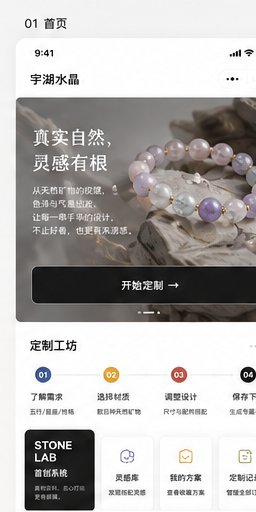
#> input picture docs/design/references/P01-home.png, 256 x 512 px, given as the content of the folder ../docs/design/references/P01-home.png, which was not available; the run also reads 1 picture not shown here
$ python generate_single_beads_from_references.py --source ../docs/design/references/P01-home.png --output out.png
#> lines starting #> are read from the running program, lines starting #| are printed output that depends on the picture; after the words box and inside, x2 and y2 are one past the last pixel; in counts of white or black regions, pixels touching at a corner belong together; pictures that were not available may be replaced by others from this repository, and a replacement may not be noted
from __future__ import annotations

import argparse
import csv
import json
import re
from dataclasses import dataclass
from pathlib import Path

import cv2
import numpy as np
from PIL import Image, ImageDraw, ImageFilter


IMAGE_SIZE = 1024
BEAD_CENTER = (512, 520)
BEAD_RADIUS = 354


@dataclass
class Detection:
    source: Path
    center_x: float
    center_y: float
    radius: float
    score: float
    method: str


def parse_args() -> argparse.Namespace:
    parser = argparse.ArgumentParser(description="从真实水晶参考图生成统一白底单珠商品图。")
    parser.add_argument("--source", type=Path, required=True)
    parser.add_argument("--output", type=Path, required=True)
    parser.add_argument("--size", type=int, default=IMAGE_SIZE)
    parser.add_argument("--only", default="", help="只处理指定品类，多个名称用逗号分隔")
    return parser.parse_args()


def read_image(path: Path) -> np.ndarray:
    data = np.fromfile(path, dtype=np.uint8)
    image = cv2.imdecode(data, cv2.IMREAD_COLOR)
    if image is None:
        raise ValueError(f"无法读取图片：{path}")
    return image


def normalized_groups(source: Path) -> dict[str, list[Path]]:
    files = sorted(path for path in source.iterdir() if path.is_file())
    stems = {path.stem for path in files}
    groups: dict[str, list[Path]] = {}
    for path in files:
        name = path.stem.strip()
        if name.endswith("图片") and name[:-2] in stems:
            name = name[:-2]
        digit_match = re.match(r"^(.*?)([123])$", name)
        if digit_match and digit_match.group(1) in stems:
            name = digit_match.group(1)
        groups.setdefault(name, []).append(path)
    return groups


def detect_best_circle(path: Path) -> Detection:
    image = read_image(path)
    height, width = image.shape[:2]
    scale = min(1.0, 720.0 / max(width, height))
    small = cv2.resize(image, None, fx=scale, fy=scale, interpolation=cv2.INTER_AREA)
    sh, sw = small.shape[:2]
    gray = cv2.cvtColor(small, cv2.COLOR_BGR2GRAY)
    gray = cv2.GaussianBlur(gray, (9, 9), 1.6)

    candidates: list[tuple[float, float, float]] = []
    min_radius = max(22, int(min(sw, sh) * 0.075))
    max_radius = max(min_radius + 4, int(min(sw, sh) * 0.38))
    for threshold in (42, 34, 27):
        circles = cv2.HoughCircles(
            gray,
            cv2.HOUGH_GRADIENT,
            dp=1.2,
            minDist=max(35, min_radius),
            param1=110,
            param2=threshold,
            minRadius=min_radius,
            maxRadius=max_radius,
        )
        if circles is not None:
            candidates.extend(tuple(map(float, circle)) for circle in circles[0])
        if len(candidates) >= 3:
            break

    best: tuple[float, float, float, float] | None = None
    hsv = cv2.cvtColor(small, cv2.COLOR_BGR2HSV)
    edges = cv2.Canny(gray, 45, 130)
    for x, y, radius in candidates:
        if x - radius < 2 or y - radius < 2 or x + radius >= sw - 2 or y + radius >= sh - 2:
            continue
        mask = np.zeros((sh, sw), dtype=np.uint8)
        cv2.circle(mask, (round(x), round(y)), max(2, round(radius * 0.9)), 255, -1)
        texture = float(cv2.meanStdDev(gray, mask=mask)[1][0, 0])
        saturation = float(cv2.mean(hsv[:, :, 1], mask=mask)[0])
        edge_density = float(cv2.mean(edges, mask=mask)[0]) / 255.0
        ring_mask = np.zeros((sh, sw), dtype=np.uint8)
        cv2.circle(ring_mask, (round(x), round(y)), round(radius), 255, max(2, round(radius * 0.08)))
        boundary_strength = float(cv2.mean(edges, mask=ring_mask)[0]) / 255.0
        size_score = radius / min(sw, sh)
        center_distance = ((x - sw / 2) ** 2 + (y - sh / 2) ** 2) ** 0.5 / max(sw, sh)
        score = size_score * 2.6 + min(texture / 45.0, 1.2) + min(saturation / 110.0, 0.8)
        score += min(edge_density * 1.6, 0.7) + min(boundary_strength * 4.0, 1.5)
        score -= center_distance * 0.25
        if best is None or score > best[3]:
            best = (x, y, radius, score)

    if best is None:
        return detect_by_contour(path, image)

    x, y, radius, score = best
    return Detection(path, x / scale, y / scale, radius / scale, score, "hough-circle")


def detect_by_contour(path: Path, image: np.ndarray) -> Detection:
    height, width = image.shape[:2]
    scale = min(1.0, 720.0 / max(width, height))
    small = cv2.resize(image, None, fx=scale, fy=scale, interpolation=cv2.INTER_AREA)
    sh, sw = small.shape[:2]
    gray = cv2.cvtColor(small, cv2.COLOR_BGR2GRAY)
    edges = cv2.Canny(cv2.GaussianBlur(gray, (7, 7), 1.4), 35, 105)
    edges = cv2.morphologyEx(edges, cv2.MORPH_CLOSE, np.ones((9, 9), np.uint8), iterations=2)
    contours, _ = cv2.findContours(edges, cv2.RETR_EXTERNAL, cv2.CHAIN_APPROX_SIMPLE)
    best = None
    for contour in contours:
        area = cv2.contourArea(contour)
        if area < sw * sh * 0.012:
            continue
        (x, y), radius = cv2.minEnclosingCircle(contour)
        if radius < min(sw, sh) * 0.07 or radius > min(sw, sh) * 0.46:
            continue
        circularity = min(1.0, area / max(np.pi * radius * radius, 1))
        score = radius / min(sw, sh) * 4 + circularity
        if best is None or score > best[3]:
            best = (x, y, radius, score)
    if best is None:
        radius = min(width, height) * 0.32
        return Detection(path, width / 2, height * 0.45, radius, 0.1, "center-fallback")
    x, y, radius, score = best
    return Detection(path, x / scale, y / scale, radius / scale, score, "contour")


def crop_texture(detection: Detection) -> Image.Image:
    with Image.open(detection.source) as source:
        image = source.convert("RGB")
    padding = detection.radius * 0.98
    box = (
        int(detection.center_x - padding),
        int(detection.center_y - padding),
        int(detection.center_x + padding),
        int(detection.center_y + padding),
    )
    white = Image.new("RGB", (box[2] - box[0], box[3] - box[1]), "white")
    source_box = (
        max(0, box[0]),
        max(0, box[1]),
        min(image.width, box[2]),
        min(image.height, box[3]),
    )
    cropped = image.crop(source_box)
    white.paste(cropped, (source_box[0] - box[0], source_box[1] - box[1]))
    return white


def radial_shading(size: int) -> Image.Image:
    y, x = np.ogrid[:size, :size]
    cx = cy = (size - 1) / 2
    nx = (x - cx) / (size / 2)
    ny = (y - cy) / (size / 2)
    distance = np.sqrt(nx * nx + ny * ny)
    vignette = np.clip((distance - 0.58) / 0.42, 0, 1)
    shade = (255 - vignette * 20).astype(np.uint8)
    shade = cv2.GaussianBlur(shade, (0, 0), 8)
    return Image.fromarray(shade, mode="L")


def render_bead(texture: Image.Image, output: Path, size: int) -> None:
    radius = round(size * BEAD_RADIUS / IMAGE_SIZE)
    center = (round(size * BEAD_CENTER[0] / IMAGE_SIZE), round(size * BEAD_CENTER[1] / IMAGE_SIZE))
    diameter = radius * 2

    canvas = Image.new("RGB", (size, size), "white")
    shadow = Image.new("RGBA", (size, size), (0, 0, 0, 0))
    shadow_draw = ImageDraw.Draw(shadow)
    shadow_draw.ellipse(
        (
            center[0] - radius * 0.78,
            center[1] + radius * 0.72,
            center[0] + radius * 0.82,
            center[1] + radius * 1.03,
        ),
        fill=(64, 54, 45, 48),
    )
    shadow = shadow.filter(ImageFilter.GaussianBlur(max(8, size * 0.025)))
    canvas = Image.alpha_composite(canvas.convert("RGBA"), shadow)

    texture = texture.resize((diameter, diameter), Image.Resampling.LANCZOS)
    circle_mask = Image.new("L", (diameter, diameter), 0)
    ImageDraw.Draw(circle_mask).ellipse((2, 2, diameter - 3, diameter - 3), fill=255)
    circle_mask = circle_mask.filter(ImageFilter.GaussianBlur(max(1, size * 0.0016)))

    shade = radial_shading(diameter)
    shaded = Image.composite(
        Image.new("RGB", (diameter, diameter), (235, 235, 235)),
        texture,
        Image.eval(shade, lambda value: 255 - value),
    )
    shaded = Image.blend(texture, shaded, 0.16)

    bead = Image.new("RGBA", (diameter, diameter), (0, 0, 0, 0))
    bead.paste(shaded, (0, 0), circle_mask)

    gloss = Image.new("RGBA", (diameter, diameter), (0, 0, 0, 0))
    gloss_draw = ImageDraw.Draw(gloss)
    gloss_draw.ellipse(
        (diameter * 0.18, diameter * 0.10, diameter * 0.48, diameter * 0.32),
        fill=(255, 255, 255, 78),
    )
    gloss_draw.arc(
        (diameter * 0.05, diameter * 0.05, diameter * 0.95, diameter * 0.95),
        205,
        345,
        fill=(255, 255, 255, 70),
        width=max(2, diameter // 120),
    )
    gloss = gloss.filter(ImageFilter.GaussianBlur(max(2, size * 0.012)))
    bead = Image.alpha_composite(bead, gloss)

    rim = Image.new("RGBA", (diameter, diameter), (0, 0, 0, 0))
    ImageDraw.Draw(rim).ellipse(
        (2, 2, diameter - 3, diameter - 3),
        outline=(92, 88, 84, 34),
        width=max(1, diameter // 260),
    )
    bead = Image.alpha_composite(bead, rim)
    canvas.alpha_composite(bead, (center[0] - radius, center[1] - radius))

    hole = Image.new("RGBA", (size, size), (0, 0, 0, 0))
    hole_draw = ImageDraw.Draw(hole)
    hole_x = center[0]
    hole_y = center[1] - round(radius * 0.82)
    hole_w = round(radius * 0.31)
    hole_h = round(radius * 0.145)
    hole_draw.ellipse(
        (hole_x - hole_w // 2, hole_y - hole_h // 2, hole_x + hole_w // 2, hole_y + hole_h // 2),
        fill=(55, 50, 47, 155),
        outline=(255, 255, 255, 130),
        width=max(2, size // 300),
    )
    hole_draw.ellipse(
        (
            hole_x - round(hole_w * 0.31),
            hole_y - round(hole_h * 0.22),
            hole_x + round(hole_w * 0.31),
            hole_y + round(hole_h * 0.25),
        ),
        fill=(230, 228, 224, 185),
    )
    hole = hole.filter(ImageFilter.GaussianBlur(max(0.6, size * 0.0012)))
    canvas = Image.alpha_composite(canvas, hole)
    output.parent.mkdir(parents=True, exist_ok=True)
    canvas.convert("RGB").save(output, quality=96)


def build_contact_sheet(outputs: list[Path], destination: Path) -> None:
    thumb = 170
    label_height = 34
    columns = 8
    rows = (len(outputs) + columns - 1) // columns
    sheet = Image.new("RGB", (columns * thumb, rows * (thumb + label_height)), "#f5f3ef")
    draw = ImageDraw.Draw(sheet)
    for index, path in enumerate(outputs):
        image = Image.open(path).convert("RGB")
        image.thumbnail((thumb - 10, thumb - 10), Image.Resampling.LANCZOS)
        x = (index % columns) * thumb + (thumb - image.width) // 2
        y = (index // columns) * (thumb + label_height) + (thumb - image.height) // 2
        sheet.paste(image, (x, y))
        # Windows 的默认 Pillow 字体不可靠显示中文；编号与文件清单配合质检。
        draw.text((x + 5, y + image.height - 20), f"{index + 1:03d}", fill="#544c43")
    destination.parent.mkdir(parents=True, exist_ok=True)
    sheet.save(destination, quality=92)


def main() -> None:
    args = parse_args()
    groups = normalized_groups(args.source)
    only = {name.strip() for name in args.only.split(",") if name.strip()}
    if only:
        groups = {name: paths for name, paths in groups.items() if name in only}
    args.output.mkdir(parents=True, exist_ok=True)

    manifest: list[dict[str, object]] = []
    outputs: list[Path] = []
    for index, (name, paths) in enumerate(sorted(groups.items()), start=1):
        detections = []
        for path in paths:
            try:
                detections.append(detect_best_circle(path))
#> in read_image, image is the input picture: shape (512, 256, 3); mean B, G, R 176.3, 177.7, 180.2
#> in detect_best_circle, `gray = cv2.GaussianBlur(gray, (9, 9), 1.6)`:
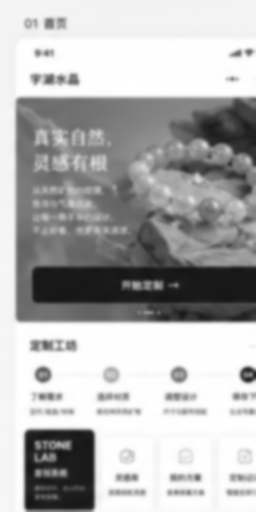
#> gray: shape (512, 256); min 21, max 255, mean 178.2
#> the loop in detect_best_circle, `for threshold in (42, 34, 27):` made 2 passes
#> circles on pass 1: [[107.4, 174.6, 59.32], [197.4, 187.8, 27.4]]
#> after the loop in detect_best_circle, `for threshold in (42, 34, 27):`: candidates = [(107.4, 174.6, 59.32), (197.4, 187.8, 27.4), (107.4, 174.6, 59.32), (214.2, 193.8, 49.36), (49.8, 168.6, 35.32), (201, 234.6, 35.08), (113.4, 279, 43.36), (119.4, 138.6, 52.36), (155.4, 228.6, 38.2), (72.6, 137.4, 31), (101.4, 210.6, 24.76)]
#> in detect_best_circle, `hsv = cv2.cvtColor(small, cv2.COLOR_BGR2HSV)`: hsv: shape (512, 256, 3); mean H, S, V 26.8, 11.3, 180.6
#> in detect_best_circle, `edges = cv2.Canny(gray, 45, 130)`:
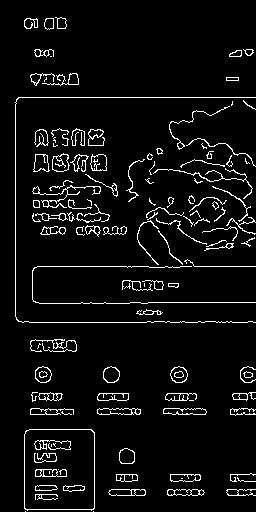
#> edges: shape (512, 256); 5.7% white in thin lines or dots
#> the loop in detect_best_circle, `for x, y, radius in candidates:` made 11 passes
#> (x, y, radius, texture, saturation, edge_density, boundary_strength, size_score) on passes 1 to 2: (107.4, 174.6, 59.32, 25.53, 17.27, 0.106, 0.116, 0.232), (197.4, 187.8, 27.4, 37.98, 31.46, 0.0928, 0.162, 0.107)
#> (x, y, radius, texture, saturation, edge_density, boundary_strength, size_score) on passes 3, 5, 6, 7, 8, 9: (107.4, 174.6, 59.32, 25.53, 17.27, 0.106, 0.116, 0.232), (49.8, 168.6, 35.32, 24.85, 9.58, 0.13, 0.162, 0.138), (201, 234.6, 35.08, 22.9, 38.82, 0.0969, 0.146, 0.137), (113.4, 279, 43.36, 37.04, 19.82, 0.0484, 0.0926, 0.169), (119.4, 138.6, 52.36, 23.72, 10.14, 0.0634, 0.086, 0.205), (155.4, 228.6, 38.2, 34.63, 40.1, 0.0852, 0.0826, 0.149)
#> after the loop in detect_best_circle, `for x, y, radius in candidates:`: mask: shape (512, 256); 1.2% white; 1 white region, box (x1, y1, x2, y2) and area: (79, 189, 124, 234) 1517
#> after the loop in detect_best_circle, `for x, y, radius in candidates:`:
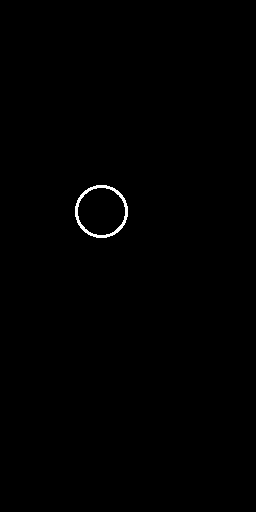
#> ring_mask: shape (512, 256); 0.37% white; 1 white region, box (x1, y1, x2, y2) and area: (75, 185, 128, 238) 488
#> in detect_best_circle, `x, y, radius, score = best`: x = 197.4; y = 187.8; radius = 27.4; score = 2.16
            except Exception as exc:  # noqa: BLE001
                print(f"[WARN] {path.name}: {exc}")
        if not detections:
            print(f"[SKIP] {name}: 没有可读取参考图")
            continue
        best = max(detections, key=lambda item: item.score)
        output = args.output / f"{name}.png"
        render_bead(crop_texture(best), output, args.size)
#> in crop_texture, `white = Image.new("RGB", (box[2] - box[0], box[3] - box[1]), "white")`: white: PIL image 54x54 RGB; every value is 255
#> in render_bead, `radius = round(size * BEAD_RADIUS / IMAGE_SIZE)`: radius = 354
#> in render_bead, `diameter = radius * 2`: diameter = 708
#> in render_bead, `canvas = Image.new("RGB", (size, size), "white")`: canvas: PIL image 1024x1024 RGB; every value is 255
#> in render_bead, `shadow = Image.new("RGBA", (size, size), (0, 0, 0, 0))`: shadow: PIL image 1024x1024 RGBA; every value is 0
#> in render_bead, `circle_mask = Image.new("L", (diameter, diameter), 0)`: circle_mask: PIL image 708x708 L; every value is 0
#> in render_bead, `ImageDraw.Draw(circle_mask).ellipse((2, 2, diameter - 3, diameter - 3)..`:
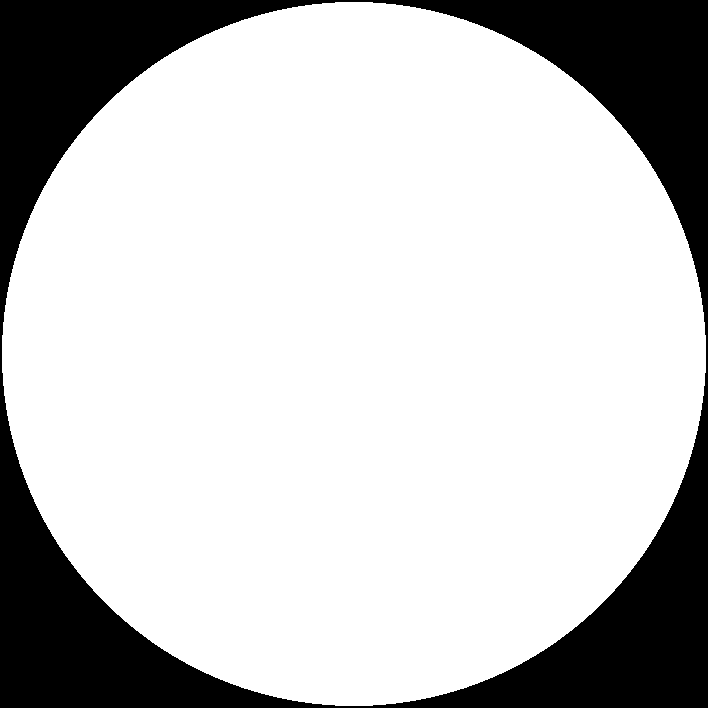
#> circle_mask: PIL image 708x708 L; 77.6% white; 1 black region, box (x1, y1, x2, y2) and area: (0, 0, 708, 708) 112116
#> in radial_shading, `y, x = np.ogrid[:size, :size]`: y = 708 values from 0 to 707
#> in radial_shading, `cx = cy = (size - 1) / 2`: cx = 353.5
#> in radial_shading, `ny = (y - cy) / (size / 2)`: ny = 708 values from -0.999 to 0.999
#> in render_bead, `bead = Image.new("RGBA", (diameter, diameter), (0, 0, 0, 0))`: bead: PIL image 708x708 RGBA; every value is 0
#> in render_bead, `bead = Image.alpha_composite(bead, gloss)`:
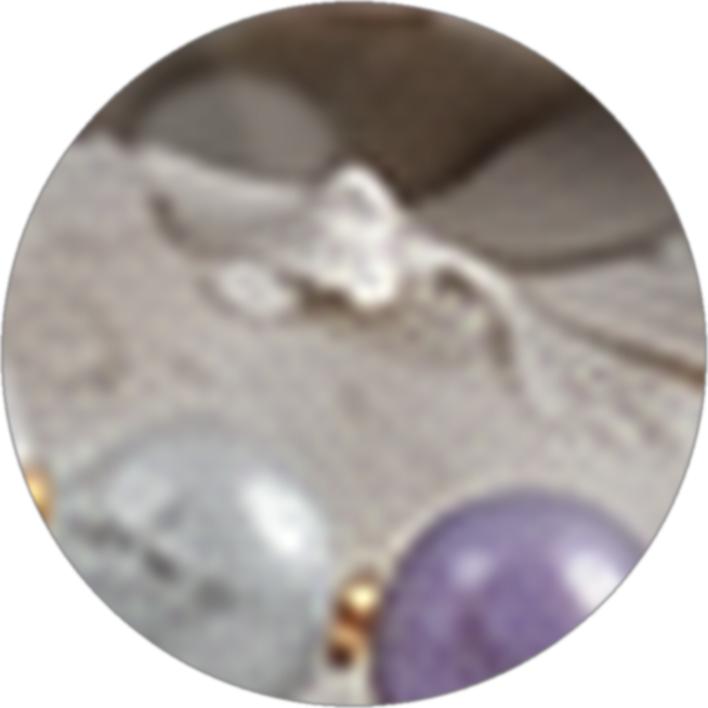
#> bead: PIL image 708x708 RGBA; mean R, G, B, A 119, 112.7, 110.4, 198; transparent parts drawn white
#> in render_bead, `hole_y = center[1] - round(radius * 0.82)`: hole_y = 230
#> in render_bead, `hole_w = round(radius * 0.31)`: hole_w = 110
#> in render_bead, `hole_h = round(radius * 0.145)`: hole_h = 51
#> in render_bead, `canvas.convert("RGB").save(output, quality=96)`:
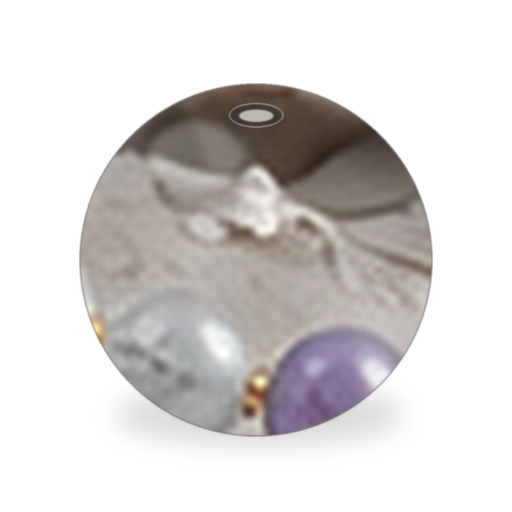
#> saved as P01-home.png: PIL image 1024x1024 RGB (shown at 1/2 size); mean R, G, B 216.3, 213.3, 212.2
        outputs.append(output)
        manifest.append(
            {
                "index": index,
                "name": name,
                "output": output.name,
                "source": best.source.name,
                "method": best.method,
                "score": round(best.score, 4),
                "references": [path.name for path in paths],
            }
        )
        print(f"[{index:03d}/{len(groups):03d}] {name} <- {best.source.name} ({best.method})")
#| [001/001] P01-home <- P01-home.png (hough-circle)

    (args.output / "manifest.json").write_text(
        json.dumps(manifest, ensure_ascii=False, indent=2),
        encoding="utf-8",
    )
    with (args.output / "manifest.csv").open("w", encoding="utf-8-sig", newline="") as handle:
        writer = csv.DictWriter(
            handle,
            fieldnames=["index", "name", "output", "source", "method", "score", "references"],
        )
        writer.writeheader()
        for row in manifest:
            writer.writerow({**row, "references": " | ".join(row["references"])})
#> this loop made 1 pass
    build_contact_sheet(outputs, args.output / "_contact-sheet.jpg")
#> in build_contact_sheet, `sheet.paste(image, (x, y))`:
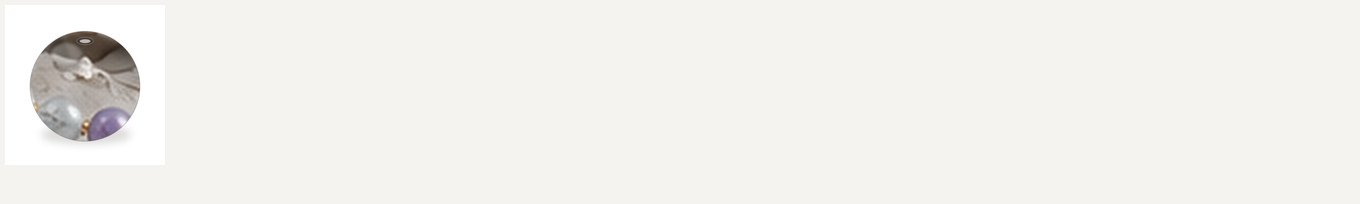
#> sheet: PIL image 1360x204 RGB; mean R, G, B 242.3, 240.3, 236.5
    print(f"generated={len(outputs)} output={args.output.resolve()}")


if __name__ == "__main__":
    main()
